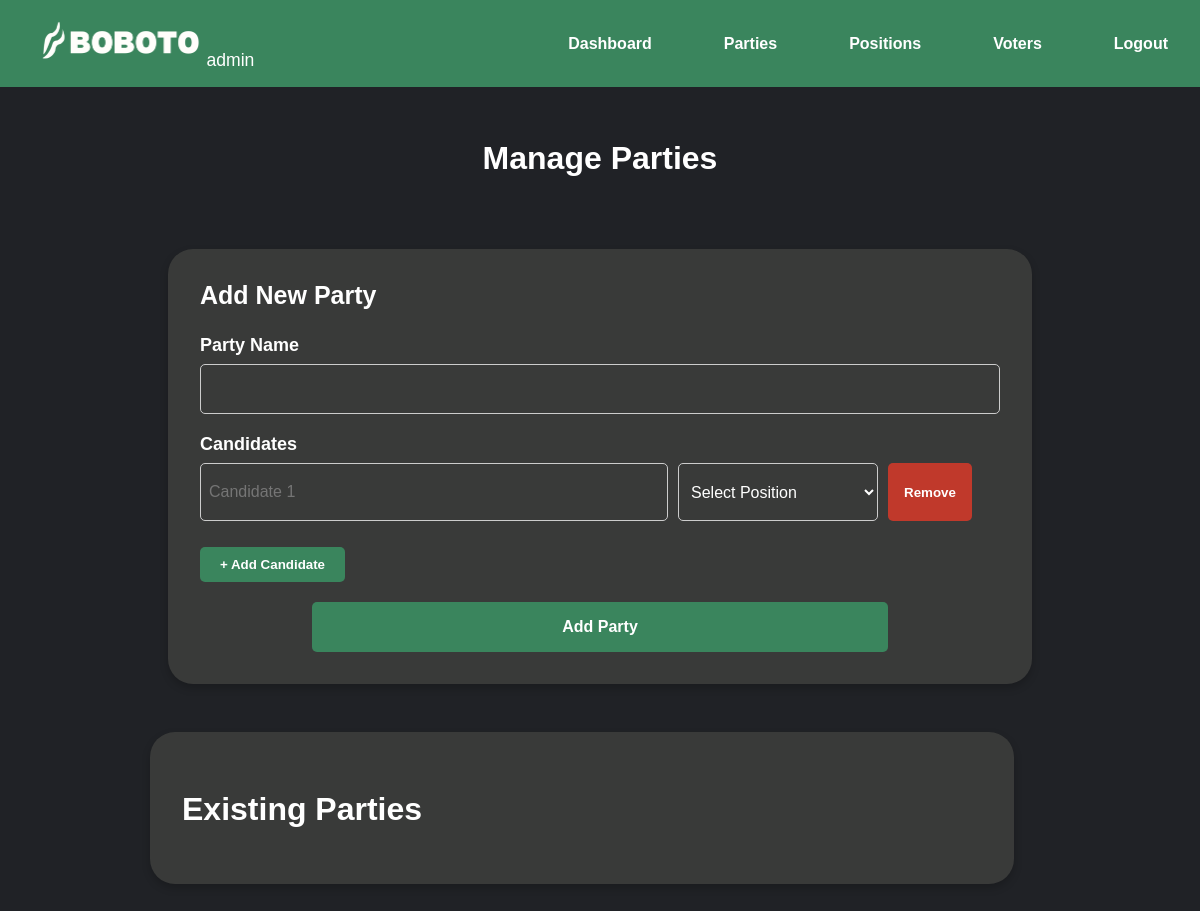
The app's page /admin/manage_parties.php (signed in), older data.
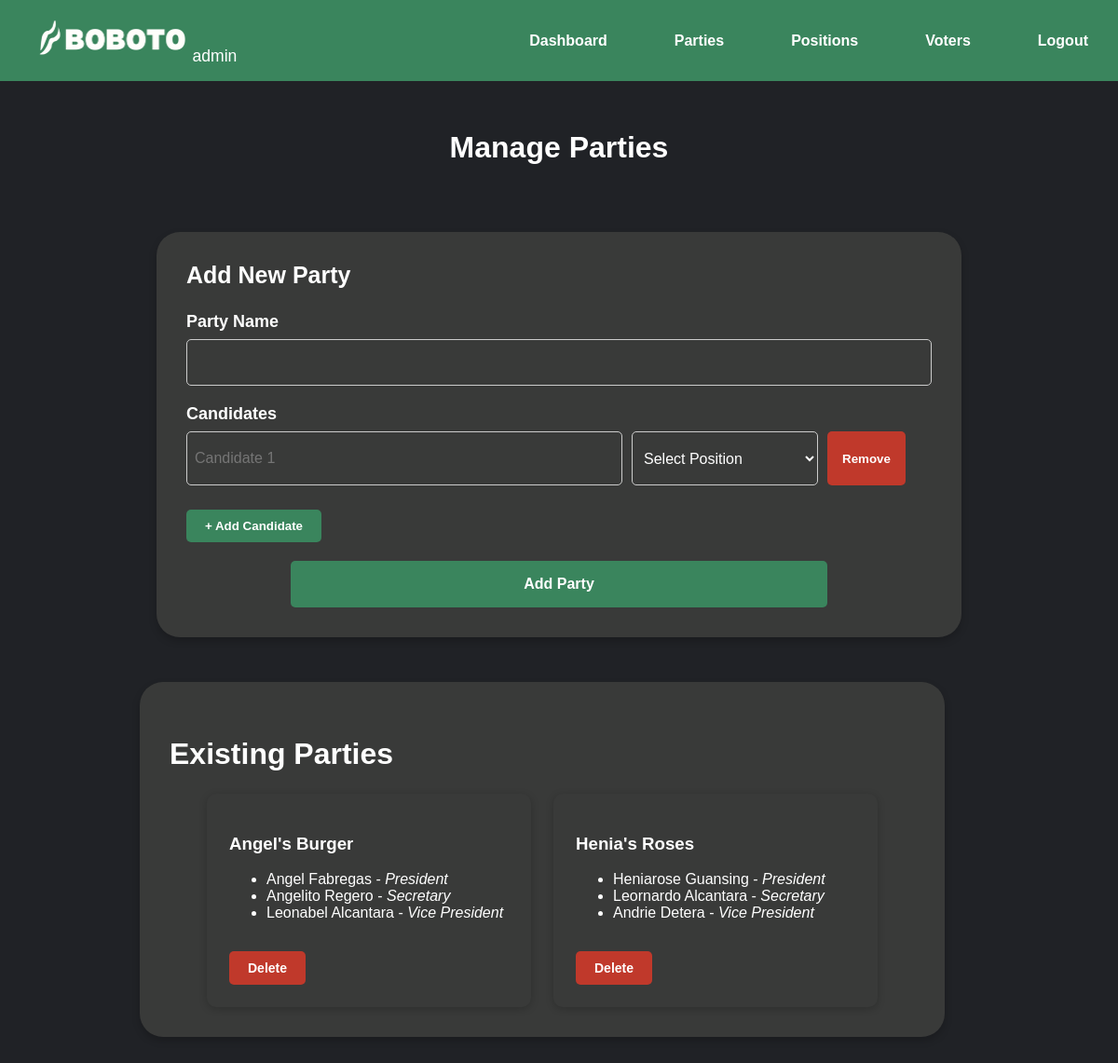
The same page, newer data.
### tables this page shows
CREATE TABLE `candidates` (
  `id` int(11) NOT NULL,
  `name` varchar(100) NOT NULL,
  `position_id` int(11) NOT NULL,
  `party_id` int(11) DEFAULT NULL
);

CREATE TABLE `positions` (
  `id` int(11) NOT NULL,
  `name` varchar(50) NOT NULL
);

### utility/party_functions.php (called while the page is built, shortened)
<?php
require_once 'candidate_functions.php';
function get_all_parties_with_candidates() {
    global $pdo;
    $stmt = $pdo->query("
        SELECT
            p.id AS party_id,
            p.name AS party_name,
            c.id AS candidate_id,
            c.name AS candidate_name,
            pos.name AS position
        FROM elections p
        LEFT JOIN candidates c ON c.party_id = p.id
        LEFT JOIN positions pos ON c.position_id = pos.id
        ORDER BY p.name, pos.name
    ");
    $rawData = $stmt->fetchAll(PDO::FETCH_ASSOC);
    $parties = [];
    foreach ($rawData as $row) {
        $partyId = $row['party_id'];
        if (!isset($parties[$partyId])) {
            $parties[$partyId] = [
                'party_id' => $partyId,
                'party_name' => $row['party_name'],
                'candidates' => []
            ];
        }
        if (!empty($row['candidate_id'])) {
            $parties[$partyId]['candidates'][] = [
                'candidate_id' => $row['candidate_id'],
                'candidate_name' => $row['candidate_name'],
                'position' => $row['position']
            ];
        }
    }
    return array_values($parties);
}

### admin/manage_parties.php (the view, shortened to what this page needs)
<?php
    $parties = get_all_parties_with_candidates();
?>
<!DOCTYPE html>
<html lang="en">
<head>
    <link rel="stylesheet" href="../assets/css/admin.css">
</head>
<body>
<div class="navbar">
    <div class="logo">
        <img src="../assets/bobotoIcon.png" alt="Logo" class="logo-img">
        <span class="logo-text">admin</span>
    </div>
    <ul class="nav-links">
        <li><a href="index.php">Dashboard</a></li>
        <li><a href="manage_parties.php">Parties</a></li>
        <li><a href="manage_positions.php">Positions</a></li>
        <li><a href="manage_voters.php">Voters</a></li>
        <li><a href="../logout.php">Logout</a></li>
    </ul>
</div>
<main class="PartyManager">
    <h1>Manage Parties</h1>
    <section class="party-form">
        <form method="POST" class="cardParty">
            <h3>Add New Party</h3>
            <div class="form-group">
                <label class="form-label">Party Name</label>
                <div class="form-row">
                    <input type="text" name="party_name" required>
                </div>
            </div>
            <div class="candidate-section">
                <label class="form-label">Candidates</label>
                <div id="candidate-container"></div>
                <button type="button" onclick="addCandidate()" class="add-candidate-btn">+ Add Candidate</button>
            </div>
            <div class="addPartyButton">
                <button type="submit" name="add_party" class="submit-btn-inline">Add Party</button>
            </div>
        </form>
    </section>
    <section class="Partycards">
        <div class="card existing-parties-container">
            <div class="existing-parties-title">
                <h1>Existing Parties</h1>
            </div>
            <div class="existing-parties-list">
                <?php foreach ($parties as $party): ?>
                    <div class="card inner-party-card">
                        <h3><?= htmlspecialchars($party['party_name']) ?></h3>
                        <ul style="text-align:left;">
                            <?php foreach ($party['candidates'] as $candidate): ?>
                                <li>
                                    <?= htmlspecialchars($candidate['candidate_name']) ?> -
                                    <em><?= htmlspecialchars($candidate['position']) ?></em>
                                </li>
                            <?php endforeach; ?>
                        </ul>
                        <form method="POST" class="delete-form">
                            <button type="submit" name="delete_party" class="deletepartyButton">Delete</button>
                        </form>
                    </div>
                <?php endforeach; ?>
            </div>
        </div>
    </section>
</main>
</body>
</html>

### assets/css/admin.css (style rules this page uses)
body { font-family: Arial; margin: 0; background-color: #202226; color: white; }
.navbar { background: #3a855d; color: white; padding: 1rem 2rem; display: flex; justify-content: space-between; align-items: center; }
.nav-links { list-style: none; display: flex; gap: 4.5rem; }
.nav-links a { color: white; text-decoration: none; font-weight: bold; }
.logo-img { height: 50px; width: 170px; }
.logo-text { font-size: 1.1rem; font-weight: 520; color: white; }
.PartyManager { display: flex; flex-direction: column; align-items: center; gap: 3rem; padding: 2rem; }
.cardParty { background-color: #393a39; padding: 2rem; border-radius: 25px; width: 800px; box-shadow: 0 4px 8px rgba(0, 0, 0, 0.2); }
.cardParty h3 { font-size: 25px; margin-top: 0; }
.form-group { margin-bottom: 1.5rem; }
.form-row input[type="text"] { width: 100%; height: 50px; padding: 0 15px; border-radius: 5px; border: 1px solid #ccc; background-color: #393a39; color: white; font-size: 16px; box-sizing: border-box; }
.form-label { font-size: 18px; font-weight: bold; margin-bottom: 15px; display: block; }
.add-candidate-btn { background-color: #3a855d; color: white; padding: 10px 20px; border: none; border-radius: 5px; font-weight: bold; cursor: pointer; margin-top: 10px; }
.submit-btn-inline { height: 50px; padding: 0 250px; background-color: #3a855d; color: white; border: none; border-radius: 5px; font-weight: bold; font-size: 16px; cursor: pointer; }
.addPartyButton { display: flex; justify-content: center; margin-top: 20px; }
.existing-parties-container { background-color: #393a39; padding: 2rem; border-radius: 25px; width: 800px; box-shadow: 0 4px 8px rgba(0, 0, 0, 0.2); }
.existing-parties-list { display: flex; flex-wrap: wrap; gap: 1.5rem; justify-content: center; }
.inner-party-card { width: 300px; background-color: #393a39; border-radius: 10px; padding: 1.5rem; box-shadow: 0 2px 8px rgba(0, 0, 0, 0.2); }
.deletepartyButton { background-color: #c0392b; color: white; padding: 10px 20px; border: none; border-radius: 5px; cursor: pointer; font-weight: bold; font-size: 14px; margin-top: 1rem; }
.form-group { margin-bottom: 20px; }
.form-label { display: block; margin-bottom: 8px; font-weight: bold; color: white; }
.delete-form { margin: 0; }
.PartyManager h1 { font-size: 2rem; margin-bottom: 1.5rem; }
.AddPartySection, .Partycards { margin-bottom: 2rem; width: 900px; }

Row changes from the older to the newer data that the page shows:
added candidates: name "Angel Fabregas", position.name "President", shown under "Angel's Burger"
added candidates: name "Angelito Regero", position.name "Secretary", shown under "Angel's Burger"
added candidates: name "Leonabel Alcantara", position.name "Vice President", shown under "Angel's Burger"
added candidates: name "Heniarose Guansing", position.name "President", shown under "Henia's Roses"
added candidates: name "Leornardo Alcantara", position.name "Secretary", shown under "Henia's Roses"
added candidates: name "Andrie Detera", position.name "Vice President", shown under "Henia's Roses"
Text that changed along with them:
new list line: "Angel's Burger Delete"
new list line: "Henia's Roses Delete"
